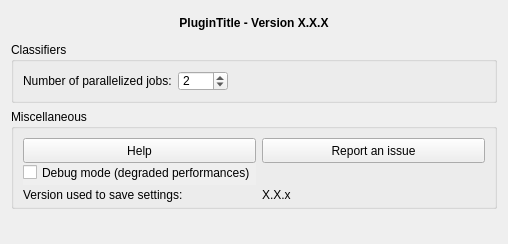
<?xml version="1.0" encoding="UTF-8"?>
<ui version="4.0">
 <class>Form</class>
 <widget class="QWidget" name="Form">
  <property name="geometry">
   <rect>
    <x>0</x>
    <y>0</y>
    <width>508</width>
    <height>244</height>
   </rect>
  </property>
  <property name="windowTitle">
   <string>Form</string>
  </property>
  <property name="locale">
   <locale language="English" country="UnitedStates"/>
  </property>
  <layout class="QVBoxLayout" name="verticalLayout">
   <item>
    <widget class="QLabel" name="lbl_title">
     <property name="minimumSize">
      <size>
       <width>0</width>
       <height>25</height>
      </size>
     </property>
     <property name="maximumSize">
      <size>
       <width>16777215</width>
       <height>30</height>
      </size>
     </property>
     <property name="font">
      <font>
       <weight>75</weight>
       <bold>true</bold>
      </font>
     </property>
     <property name="locale">
      <locale language="English" country="UnitedStates"/>
     </property>
     <property name="text">
      <string>&lt;html&gt;&lt;head/&gt;&lt;body&gt;&lt;p align=&quot;center&quot;&gt;&lt;span style=&quot; font-weight:600;&quot;&gt;PluginTitle - Version X.X.X&lt;/span&gt;&lt;/p&gt;&lt;/body&gt;&lt;/html&gt;</string>
     </property>
     <property name="scaledContents">
      <bool>true</bool>
     </property>
     <property name="alignment">
      <set>Qt::AlignCenter</set>
     </property>
     <property name="wordWrap">
      <bool>true</bool>
     </property>
     <property name="openExternalLinks">
      <bool>false</bool>
     </property>
     <property name="textInteractionFlags">
      <set>Qt::TextSelectableByMouse</set>
     </property>
    </widget>
   </item>
   <item>
    <widget class="QGroupBox" name="grp_classifiers">
     <property name="title">
      <string>Classifiers</string>
     </property>
     <layout class="QFormLayout" name="formLayout">
      <item row="0" column="0">
       <widget class="QLabel" name="lbl_nb_jobs">
        <property name="text">
         <string>Number of parallelized jobs:</string>
        </property>
       </widget>
      </item>
      <item row="0" column="1">
       <widget class="QSpinBox" name="spb_nb_jobs">
        <property name="minimumSize">
         <size>
          <width>30</width>
          <height>20</height>
         </size>
        </property>
        <property name="maximumSize">
         <size>
          <width>50</width>
          <height>25</height>
         </size>
        </property>
        <property name="minimum">
         <number>-1</number>
        </property>
        <property name="maximum">
         <number>64</number>
        </property>
        <property name="value">
         <number>2</number>
        </property>
       </widget>
      </item>
     </layout>
    </widget>
   </item>
   <item>
    <widget class="QGroupBox" name="grp_misc">
     <property name="minimumSize">
      <size>
       <width>0</width>
       <height>100</height>
      </size>
     </property>
     <property name="locale">
      <locale language="English" country="UnitedStates"/>
     </property>
     <property name="title">
      <string>Miscellaneous</string>
     </property>
     <property name="flat">
      <bool>false</bool>
     </property>
     <layout class="QGridLayout" name="gridLayout">
      <item row="1" column="0">
       <widget class="QCheckBox" name="opt_debug">
        <property name="minimumSize">
         <size>
          <width>0</width>
          <height>25</height>
         </size>
        </property>
        <property name="maximumSize">
         <size>
          <width>16777215</width>
          <height>30</height>
         </size>
        </property>
        <property name="toolTip">
         <string>Enable debug mode.</string>
        </property>
        <property name="autoFillBackground">
         <bool>true</bool>
        </property>
        <property name="locale">
         <locale language="English" country="UnitedStates"/>
        </property>
        <property name="text">
         <string>Debug mode (degraded performances)</string>
        </property>
        <property name="tristate">
         <bool>false</bool>
        </property>
       </widget>
      </item>
      <item row="2" column="1">
       <widget class="QLabel" name="lbl_version_saved_value">
        <property name="minimumSize">
         <size>
          <width>0</width>
          <height>25</height>
         </size>
        </property>
        <property name="maximumSize">
         <size>
          <width>16777215</width>
          <height>30</height>
         </size>
        </property>
        <property name="locale">
         <locale language="English" country="UnitedStates"/>
        </property>
        <property name="text">
         <string notr="true">X.X.x</string>
        </property>
        <property name="textInteractionFlags">
         <set>Qt::NoTextInteraction</set>
        </property>
       </widget>
      </item>
      <item row="2" column="0">
       <widget class="QLabel" name="lbl_version_saved">
        <property name="minimumSize">
         <size>
          <width>0</width>
          <height>25</height>
         </size>
        </property>
        <property name="maximumSize">
         <size>
          <width>16777215</width>
          <height>30</height>
         </size>
        </property>
        <property name="locale">
         <locale language="English" country="UnitedStates"/>
        </property>
        <property name="text">
         <string>Version used to save settings:</string>
        </property>
       </widget>
      </item>
      <item row="0" column="0">
       <widget class="QPushButton" name="btn_help">
        <property name="minimumSize">
         <size>
          <width>200</width>
          <height>25</height>
         </size>
        </property>
        <property name="maximumSize">
         <size>
          <width>500</width>
          <height>30</height>
         </size>
        </property>
        <property name="locale">
         <locale language="English" country="UnitedStates"/>
        </property>
        <property name="text">
         <string>Help</string>
        </property>
       </widget>
      </item>
      <item row="0" column="1">
       <widget class="QPushButton" name="btn_report">
        <property name="minimumSize">
         <size>
          <width>200</width>
          <height>25</height>
         </size>
        </property>
        <property name="maximumSize">
         <size>
          <width>500</width>
          <height>30</height>
         </size>
        </property>
        <property name="locale">
         <locale language="English" country="UnitedStates"/>
        </property>
        <property name="text">
         <string>Report an issue</string>
        </property>
        <property name="icon">
         <iconset>
          <normaloff>:/plugins/qtribu/resources/images/bullhorn.svg</normaloff>:/plugins/qtribu/resources/images/bullhorn.svg</iconset>
        </property>
       </widget>
      </item>
     </layout>
    </widget>
   </item>
   <item>
    <spacer name="verticalSpacer">
     <property name="orientation">
      <enum>Qt::Vertical</enum>
     </property>
     <property name="sizeHint" stdset="0">
      <size>
       <width>20</width>
       <height>56</height>
      </size>
     </property>
    </spacer>
   </item>
  </layout>
 </widget>
 <resources/>
 <connections/>
</ui>
